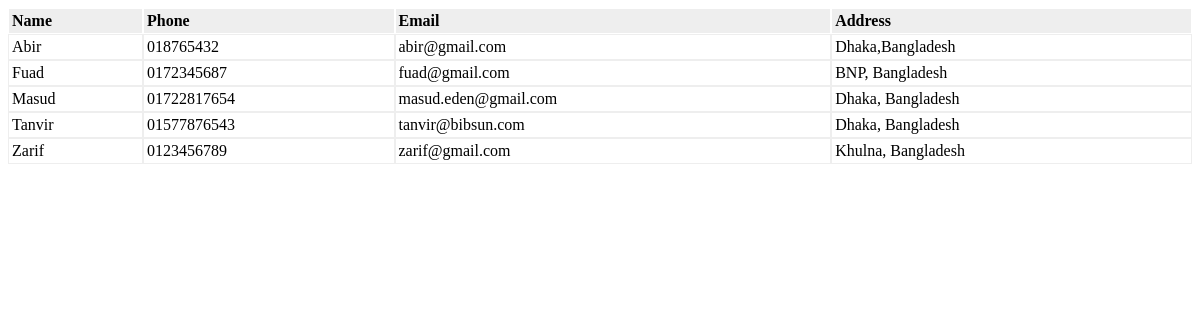
The page / on the database its author committed.
### tables this page shows
CREATE TABLE IF NOT EXISTS `contacts` (
  `id` int(11) NOT NULL AUTO_INCREMENT,
  `name` varchar(128) NOT NULL,
  `phone` varchar(64) DEFAULT NULL,
  `email` varchar(255) DEFAULT NULL,
  `address` varchar(255) DEFAULT NULL,
  PRIMARY KEY (`id`)
);

### index.php (called while the page is built)
<?php
require_once 'controller/ContactsController.php';
$controller = new ContactsController();
$controller->handleRequest();
?>

### model/ContactsService.php (called while the page is built, shortened)
<?php
require_once 'model/ContactsGateway.php';
class ContactsService {
    private $contactsGateway    = NULL;
    public function __construct() {
        $this->contactsGateway = new ContactsGateway();
    }
    public function getAllContacts($order) {
        try {
            $res = $this->contactsGateway->selectAll($order);
            return $res;
        } catch (Exception $e) {
            $this->closeDb();
            throw $e;
        }
    }
}
?>

### model/ContactsGateway.php (called while the page is built)
<?php
class ContactsGateway {
    public function selectAll($order) {
        if ( !isset($order) ) {
            $order = "name";
        }
        $dbOrder =  mysql_real_escape_string($order);
        $dbres = mysql_query("SELECT * FROM contacts ORDER BY $dbOrder ASC");
        $contacts = array();
        while ( ($obj = mysql_fetch_object($dbres)) != NULL ) {
            $contacts[] = $obj;
        }
        return $contacts;
    }
}
?>

### view/contacts.php (the view, shortened to what this page needs)
<!DOCTYPE html>
<html>
    <head>
    </head>
    <body>
        <div>
        <table class="contacts" border="0" cellpadding="0" cellspacing="0">
            <thead>
                <tr>
                    <th>Name</a></th>
                    <th>Phone</a></th>
                    <th>Email</a></th>
                    <th>Address</a></th>
                </tr>
            </thead>
            <tbody>
            <?php foreach ($contacts as $contact): ?>
                <tr>
                    <td><?php print htmlentities($contact->name); ?></a></td>
                    <td><?php print htmlentities($contact->phone); ?></td>
                    <td><?php print htmlentities($contact->email); ?></td>
                    <td><?php print htmlentities($contact->address); ?></td>
                </tr>
            <?php endforeach; ?>
            </tbody>
        </table>
    </body>
</html>

### controller/ContactsController.php (shortened to what this page needs)
<?php
require_once 'model/ContactsService.php';
class ContactsController {
    private $contactsService = NULL;
    public function __construct() {
        $this->contactsService = new ContactsService();
    }
    public function handleRequest() {
        $op = isset($_GET['op'])?$_GET['op']:NULL;
        try {
            if ( !$op || $op == 'list' ) {
                $this->listContacts();
            }
			else {
                $this->showError("Page not found", "Page for operation ".$op." was not found!");
            }
        } catch ( Exception $e ) {
            $this->showError("Application error", $e->getMessage());
        }
    }
    public function listContacts() {
        $orderby = isset($_GET['orderby'])?$_GET['orderby']:NULL;
        $contacts = $this->contactsService->getAllContacts($orderby);
        include 'view/contacts.php';
    }
}
?>

### view/contacts.php (style rules this page uses)
table.contacts { width: 100%; }
table.contacts thead { background-color: #eee; text-align: left; }
table.contacts thead th { border: solid 1px #fff; padding: 3px; }
table.contacts tbody td { border: solid 1px #eee; padding: 3px; }

### rows shown on the page
contacts: name "Abir", phone "018765432", email "abir@gmail.com", address "Dhaka,Bangladesh"
contacts: name "Fuad", phone "0172345687", email "fuad@gmail.com", address "BNP, Bangladesh"
contacts: name "Masud", phone "01722817654", email "masud.eden@gmail.com", address "Dhaka, Bangladesh"
contacts: name "Tanvir", phone "01577876543", email "tanvir@bibsun.com", address "Dhaka, Bangladesh"
contacts: name "Zarif", phone "0123456789", email "zarif@gmail.com", address "Khulna, Bangladesh"
